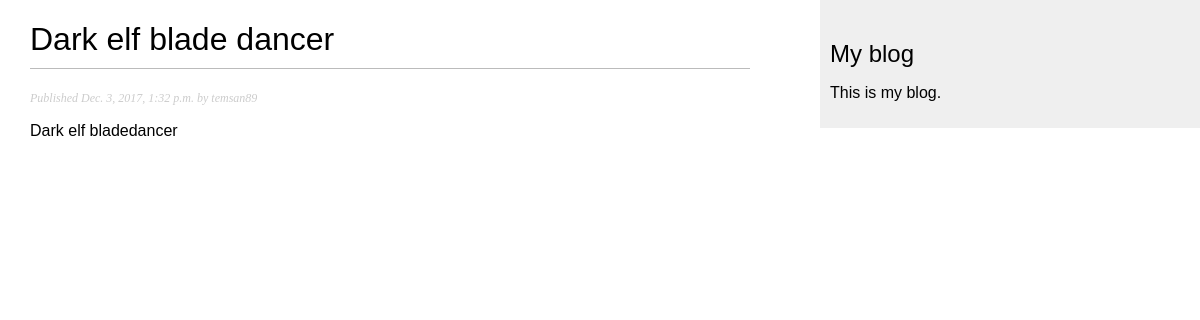
Page /blog/2017/12/03/dark-elf-blade-dancer/ on the committed database.
### blog/models.py (models this page shows, shortened)
class Post(models.Model):
    STATUS_CHOICES = (
        ('draft', 'Draft'),
        ('published', 'Published')
    )
    objects = models.Manager()
    published = PublishedManager()
    title = models.CharField(max_length=250)
    slug = models.SlugField(max_length=250, unique_for_date='publish')
    author = models.ForeignKey(User, related_name='blog_posts', on_delete=models.CASCADE)
    body = models.TextField()
    publish = models.DateTimeField(default=timezone.now)
    created = models.DateTimeField(auto_now_add=True)
    updated = models.DateTimeField(auto_now=True)
    status = models.CharField(max_length=10, choices=STATUS_CHOICES, default='draft')
    class Meta:
        ordering = ('-publish',)

### blog/views.py (the view)
# urls.py: path(r'<int:year>/<int:month>/<int:day>/<post>/', views.post_detail, name='post_detail'),
def post_detail(request, year, month, day, post):
    post = get_object_or_404(Post,
                             slug=post,
                             status='published',
                             publish__year=year,
                             publish__month=month,
                             publish__day=day,
                             )
    return render(request, 'blog/post/detail.html', {'post': post})

### blog/templates/blog/post/detail.html (shortened to what this page needs)
{% extends "blog/base.html" %}
{% block content %}
  <h1>{{ post.title }}</h1>
  <p class="date">
    Published {{ post.publish }} by {{ post.author }}
  </p>
  {{ post.body|linebreaks }}
{% endblock %}

### blog/static/css/blog.css (style rules this page uses)
body { margin:0; padding:0; font-family:helvetica, sans-serif; }
h1 { font-weight:normal; border-bottom:1px solid #bbb; padding:0 0 10px 0; }
p.date { color:#ccc; font-family: georgia, serif; font-size: 12px; font-style: italic; }

### rows in the picture
Post: title "Dark elf blade dancer", publish "Dec. 3, 2017, 1:32 p.m.", author "temsan89", body "Dark elf bladedancer"
